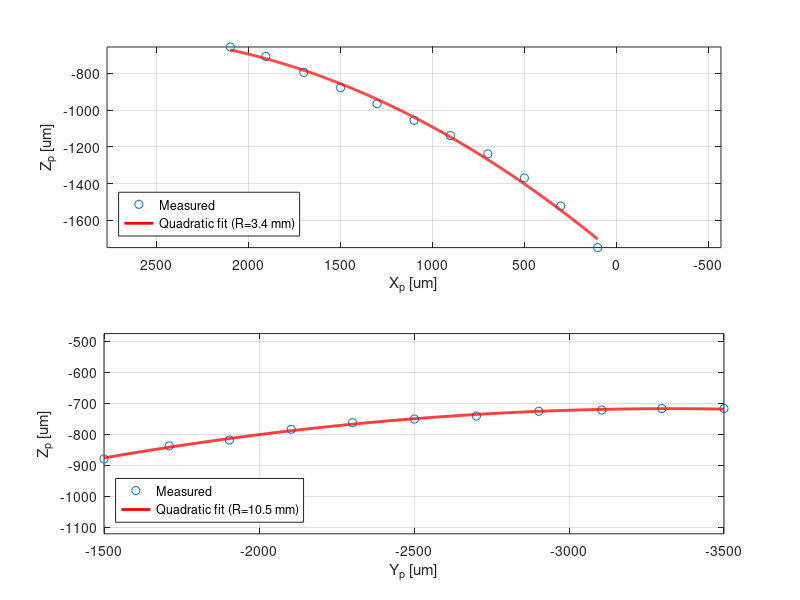
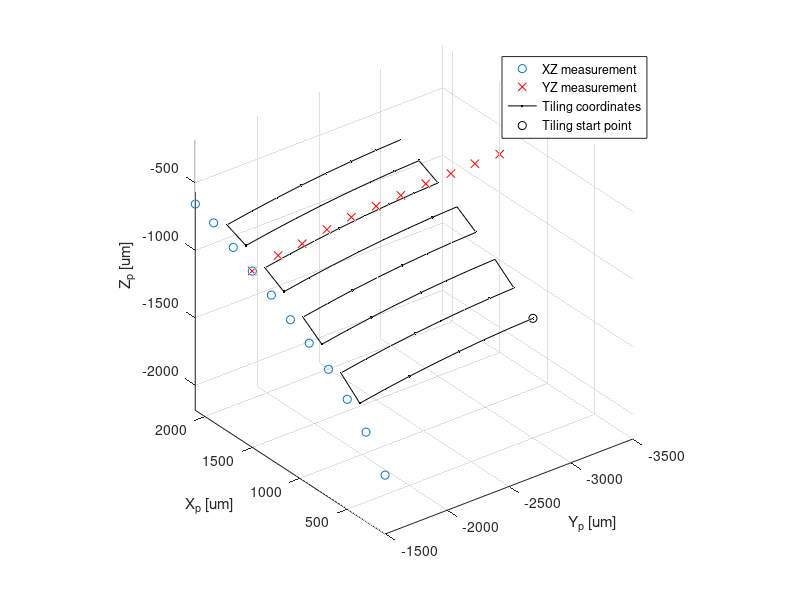

The MATLAB script that drew these images, in order: (Note: this script raises an error after producing the figures.)
clear all; close all;
addpath('../_prairie');

% STEP 1: Fitting of curve in the XZ plane
%------------------------------------------------------------

% Format: Row is XYZ position (Prairie coordinates) when in focus
data_xz = [1301.54 -1500.00 -965.75;
           1100.50 -1500.00 -1056.08;
           902.57  -1500.00 -1139.03;
           698.74 -1499.32 -1238.75;
           499.88 -1498.39 -1369.65;
           301.79 -1498.39 -1522.15;
           100.90 -1498.39 -1748.75;
           1500.24 -1498.39 -878.60;
           1700.82 -1498.39 -794.73;
           1907.74 -1498.39 -707.92;
           2100.56 -1498.39 -656.53;
          ];
 
subplot(211);
plot(data_xz(:,1),data_xz(:,3),'o');
hold on;
axis equal;
xlabel('X_p [um]');
ylabel('Z_p [um]');
grid on;
set(gca,'XDir','Reverse');

p_xz = polyfit(data_xz(:,1),data_xz(:,3),2);
xpcont = linspace(min(data_xz(:,1)),max(data_xz(:,1)),1e3);
zpcont = polyval(p_xz,xpcont);
plot(xpcont,zpcont,'r','linewidth',2);

legend('Measured',...
       sprintf('Quadratic fit (R=%.1f mm)',abs(1/(2*p_xz(1))/1e3)),...
       'Location','SouthWest');
% return;

% STEP 2: Fitting of curve in the YZ plane
%------------------------------------------------------------

% Format: Row is XYZ position (Prairie coordinates) when in focus
data_yz = [1501.95 -1498.39 -879.13;
           1501.95 -1709.03 -837.53;
           1501.95 -1903.24 -818.53;
           1501.95 -2102.89 -783.73;
           1501.95 -2300.82 -762.38;
           1501.95 -2500.77 -750.65;
           1501.95 -2700.88 -741.00;
           1501.95 -2902.06 -725.40;
           1501.95 -3105.43 -721.50;
           1501.95 -3299.49 -716.67;
           1501.95 -3500.21 -716.67;
          ];

subplot(212);
plot(data_yz(:,2),data_yz(:,3),'o');
hold on;
axis equal;
xlabel('Y_p [um]');
ylabel('Z_p [um]');
grid on;
set(gca,'XDir','Reverse');

p_yz = polyfit(data_yz(:,2),data_yz(:,3),2);
y_cont = linspace(min(data_yz(:,2)),max(data_yz(:,2)),1e3);
yz_cont = polyval(p_yz,y_cont);
plot(y_cont,yz_cont,'r','linewidth',2);
legend('Measured',...
       sprintf('Quadratic fit (R=%.1f mm)',abs(1/(2*p_yz(1))/1e3)),...
       'Location','SouthWest');
% return;

% STEP 3: Show the XZ and YZ measurements in 3D
%------------------------------------------------------------
figure;
plot3(data_xz(:,1),data_xz(:,2),data_xz(:,3),'o'); hold on;
plot3(data_yz(:,1),data_yz(:,2),data_yz(:,3),'rx');
axis equal;
grid on;
xlabel('X_p [um]');
ylabel('Y_p [um]');
zlabel('Z_p [um]');
view([-37.5+90 30]);
set(gca,'XDir','Reverse');
set(gca,'YDir','Reverse');
% return;

% STEP 4: Output XYZ positions to Prairie-readable list
%------------------------------------------------------------
write = 1;

% Tiling parameters
xlimits = [2000 500]; % Slow axis
ylimits = [-1500 -3000]; % Fast axis
tile_size = 200; % um
height_offset = -50; % um (negative means deeper in tissue)

% No more tiling parameters below
xlimits = sort(xlimits);
ylimits = sort(ylimits);
xs = xlimits(1):tile_size:xlimits(2); xs = xs';
ys = ylimits(1):tile_size:ylimits(2); ys = ys';
Nxs = length(xs);
Nys = length(ys);

% Fill in slow axis
XYZ = [kron(xs,ones(Nys,1)) zeros(Nxs*Nys,2)];

% Fill in fast axis bidirectionally
for i = 1:length(xs)
    XYZ(Nys*(i-1)+1:Nys*i,2) = ys;
    ys = flipud(ys);
end

% Compute the z coordinates
y0 = mean(data_xz(:,2));
for i = 1:size(XYZ,1)
    x = XYZ(i,1); y = XYZ(i,2);
    XYZ(i,3) = polyval(p_xz,x)+...
               (polyval(p_yz,y)-polyval(p_yz,y0))+...
               height_offset;
end

plot3(XYZ(:,1),XYZ(:,2),XYZ(:,3),'k.-');
plot3(XYZ(1,1),XYZ(1,2),XYZ(1,3),'ko'); % Start position

legend('XZ measurement',...
       'YZ measurement',...
       'Tiling coordinates',...
       'Tiling start point');

if(write)
    fid = fopen('fittedXYZ.xy','w'); %#ok<*UNRCH>
    WritePrarieXY(fid,XYZ);
    fclose(fid);
end